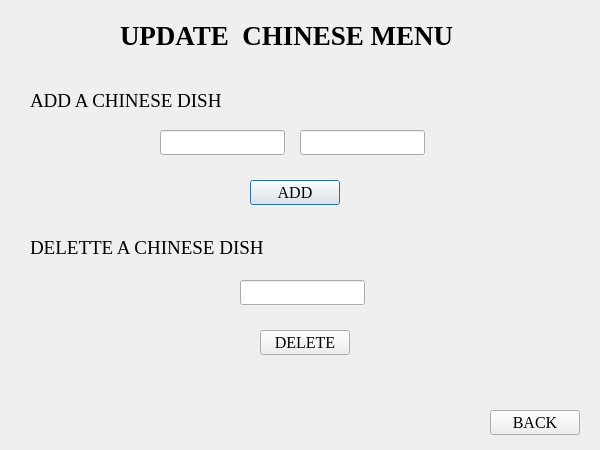
<?xml version="1.0" encoding="UTF-8"?>
<ui version="4.0">
 <class>adminChinese</class>
 <widget class="QDialog" name="adminChinese">
  <property name="geometry">
   <rect>
    <x>0</x>
    <y>0</y>
    <width>600</width>
    <height>450</height>
   </rect>
  </property>
  <property name="windowTitle">
   <string>Dialog</string>
  </property>
  <property name="styleSheet">
   <string notr="true">background-image: url(:/new/prefix1/backgr.PNG);</string>
  </property>
  <widget class="QPushButton" name="add">
   <property name="geometry">
    <rect>
     <x>250</x>
     <y>180</y>
     <width>90</width>
     <height>25</height>
    </rect>
   </property>
   <property name="font">
    <font>
     <family>Times New Roman</family>
     <pointsize>12</pointsize>
    </font>
   </property>
   <property name="text">
    <string>ADD</string>
   </property>
  </widget>
  <widget class="QPushButton" name="back">
   <property name="geometry">
    <rect>
     <x>490</x>
     <y>410</y>
     <width>90</width>
     <height>25</height>
    </rect>
   </property>
   <property name="font">
    <font>
     <family>Times New Roman</family>
     <pointsize>12</pointsize>
    </font>
   </property>
   <property name="text">
    <string>BACK</string>
   </property>
  </widget>
  <widget class="QLineEdit" name="foodName">
   <property name="geometry">
    <rect>
     <x>160</x>
     <y>130</y>
     <width>125</width>
     <height>25</height>
    </rect>
   </property>
   <property name="font">
    <font>
     <family>Times New Roman</family>
     <pointsize>12</pointsize>
    </font>
   </property>
  </widget>
  <widget class="QLineEdit" name="foodPrice">
   <property name="geometry">
    <rect>
     <x>300</x>
     <y>130</y>
     <width>125</width>
     <height>25</height>
    </rect>
   </property>
   <property name="font">
    <font>
     <family>Times New Roman</family>
     <pointsize>12</pointsize>
    </font>
   </property>
  </widget>
  <widget class="QLineEdit" name="delFood">
   <property name="geometry">
    <rect>
     <x>240</x>
     <y>280</y>
     <width>125</width>
     <height>25</height>
    </rect>
   </property>
   <property name="font">
    <font>
     <family>Times New Roman</family>
     <pointsize>12</pointsize>
    </font>
   </property>
  </widget>
  <widget class="QPushButton" name="del">
   <property name="geometry">
    <rect>
     <x>260</x>
     <y>330</y>
     <width>90</width>
     <height>25</height>
    </rect>
   </property>
   <property name="font">
    <font>
     <family>Times New Roman</family>
     <pointsize>12</pointsize>
    </font>
   </property>
   <property name="text">
    <string>DELETE</string>
   </property>
  </widget>
  <widget class="QLabel" name="label">
   <property name="geometry">
    <rect>
     <x>30</x>
     <y>240</y>
     <width>241</width>
     <height>16</height>
    </rect>
   </property>
   <property name="font">
    <font>
     <family>Times New Roman</family>
     <pointsize>14</pointsize>
    </font>
   </property>
   <property name="text">
    <string>DELETTE A CHINESE DISH</string>
   </property>
  </widget>
  <widget class="QLabel" name="label_2">
   <property name="geometry">
    <rect>
     <x>30</x>
     <y>90</y>
     <width>201</width>
     <height>21</height>
    </rect>
   </property>
   <property name="font">
    <font>
     <family>Times New Roman</family>
     <pointsize>14</pointsize>
    </font>
   </property>
   <property name="text">
    <string>ADD A CHINESE DISH</string>
   </property>
  </widget>
  <widget class="QLabel" name="label_3">
   <property name="geometry">
    <rect>
     <x>120</x>
     <y>20</y>
     <width>341</width>
     <height>31</height>
    </rect>
   </property>
   <property name="font">
    <font>
     <family>Times New Roman</family>
     <pointsize>20</pointsize>
     <weight>75</weight>
     <bold>true</bold>
    </font>
   </property>
   <property name="text">
    <string>UPDATE  CHINESE MENU</string>
   </property>
  </widget>
 </widget>
 <resources/>
 <connections/>
</ui>
